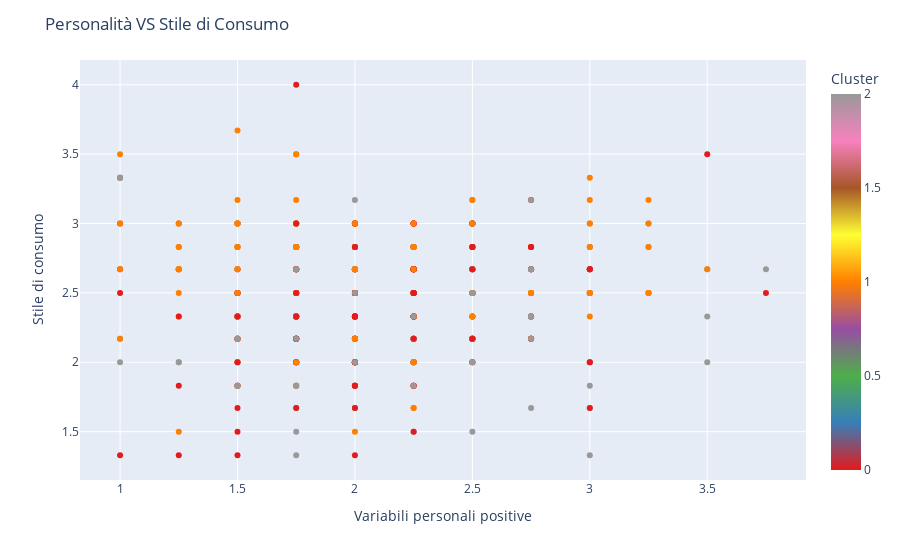

The cell this chart's notebook holds for it:
### Markdown cell above
## PERSONALITÀ (POS o NEG) VS CREDO POLITICO

### Code cell
#color pattern
px.defaults.color_continuous_scale =px.colors.qualitative.Set1

#set up the figure details
fig = px.scatter(not_political, x='PERS_neg', y='consumo', color='cluster_agg',  labels={'PERS_mean': 'Tratti', 'consumo': 'Stile di Consumo',
                         'cluster_agg': 'Cluster'})



#provide the layout
fig.update_layout(
    title='Personalità VS Stile di Consumo',
    xaxis_title='Variabili personali positive',
    yaxis_title='Stile di consumo'
)



# Show the plot
fig.show()

### Figure 1 — Plotly figure (JSON) as saved in the notebook; plotly's stock layout.template omitted (floating-point values rounded to 4 significant figures; data arrays with more than 128 entries replaced by an {"elided": "..."} marker saying what was removed)
{"data": [{"hovertemplate": "PERS_neg=%{x}<br>Stile di Consumo=%{y}<br>Cluster=%{marker.color}<extra></extra>", "legendgroup": "", "marker": {"color": {"elided": "473 int values"}, "coloraxis": "coloraxis", "symbol": "circle"}, "mode": "markers", "name": "", "orientation": "v", "showlegend": false, "type": "scatter", "x": {"elided": "473 float values"}, "xaxis": "x", "y": {"elided": "473 float values"}, "yaxis": "y"}], "layout": {"coloraxis": {"colorbar": {"title": {"text": "Cluster"}}, "colorscale": [[0, "rgb(228,26,28)"], [0.125, "rgb(55,126,184)"], [0.25, "rgb(77,175,74)"], [0.375, "rgb(152,78,163)"], [0.5, "rgb(255,127,0)"], [0.625, "rgb(255,255,51)"], [0.75, "rgb(166,86,40)"], [0.875, "rgb(247,129,191)"], [1, "rgb(153,153,153)"]]}, "legend": {"tracegroupgap": 0}, "margin": {"t": 60}, "title": {"text": "Personalità VS Stile di Consumo"}, "xaxis": {"anchor": "y", "domain": [0, 1], "title": {"text": "Variabili personali positive"}}, "yaxis": {"anchor": "x", "domain": [0, 1], "title": {"text": "Stile di consumo"}}}}
